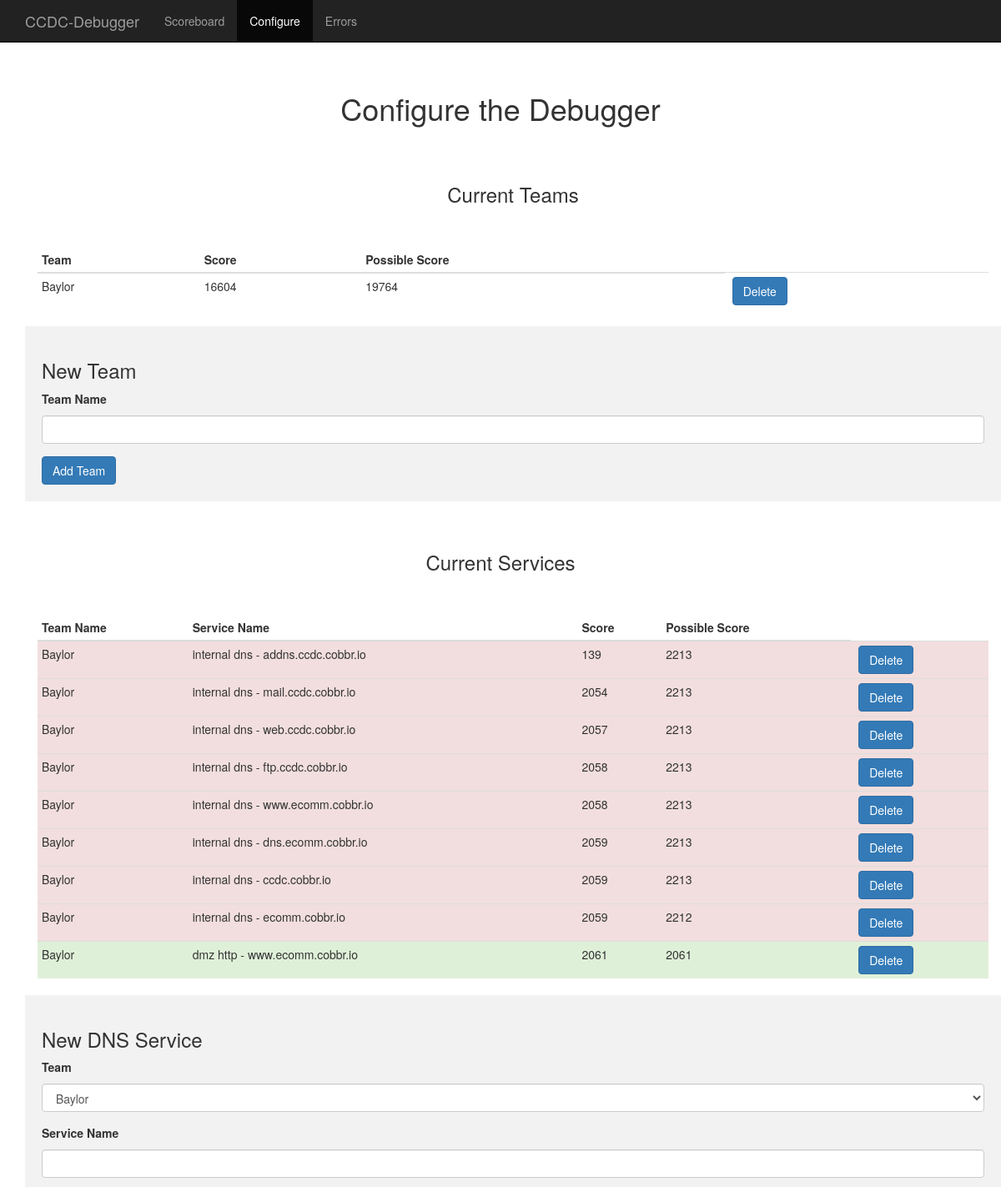
The app's page /configure (upper part), older data.
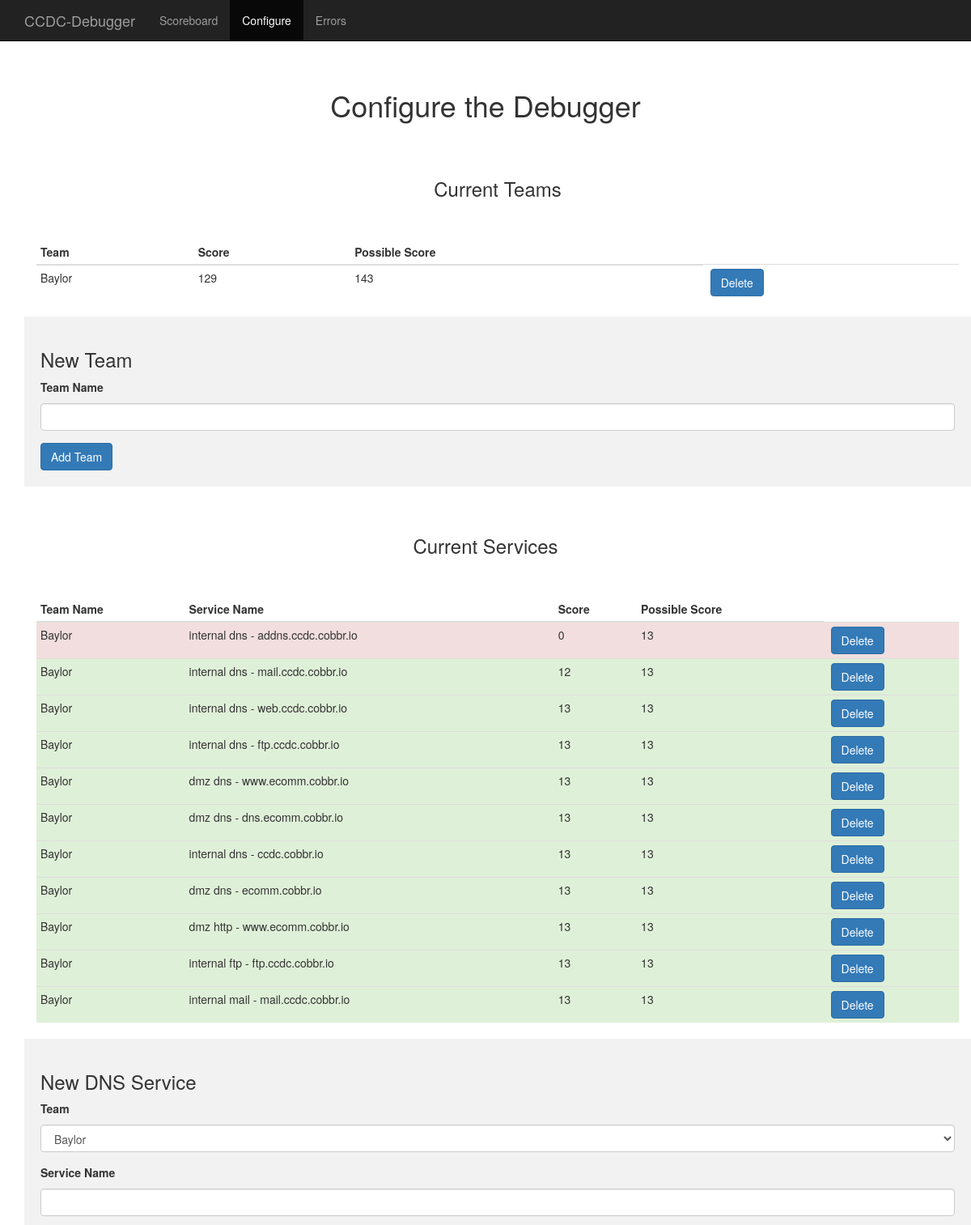
The same page, newer data.
### tables this page shows
CREATE TABLE team (
    team_id INTEGER PRIMARY KEY ASC,
    team_name TEXT NOT NULL
);

CREATE TABLE service (
    service_id INTEGER PRIMARY KEY ASC,
    service_type_id INTEGER NOT NULL,
    team_id INTEGER NOT NULL,
    service_name TEXT NOT NULL,
    service_connection TEXT NOT NULL,
    service_request TEXT NOT NULL,
    service_expected_result TEXT NOT NULL,
    service_active INTEGER NOT NULL DEFAULT 1,
    FOREIGN KEY (service_type_id) REFERENCES service_type(service_type_id),
    FOREIGN KEY (team_id) REFERENCES team(team_id)
);

### debugger.py (the view)
@app.route('/configure', methods=['GET'])
def configure():
    forms = {}
    forms['addTeamForm'] = AddTeamForm(request.form, csrf_enabled=False)
    choices = [(team['team_id'], team['team_name']) for team in execute_db_query('select team_id, team_name from team')]
    forms['addDNSServiceForm'] = AddDNSServiceForm(request.form, csrf_enabled=False)
    forms['addWebServiceForm'] = AddWebServiceForm(request.form, csrf_enabled=False)
    forms['addMailServiceForm'] = AddMailServiceForm(request.form, csrf_enabled=False)
    forms['addDNSServiceForm'].team_name.choices = choices
    forms['addWebServiceForm'].team_name.choices = choices
    forms['addMailServiceForm'].team_name.choices = choices
    return render_template('configure.html', forms=forms)

### debugger.py
class AddTeamForm(FlaskForm):
    team_name = StringField('Team Name', [validators.Length(min=1, max=50)])

class AddDNSServiceForm(FlaskForm):
    team_name = SelectField('Team', coerce=int)
    service_name = StringField('Service Name', [validators.Length(min=1, max=50)])
    service_connection = StringField('DNS Server IP', [validators.IPAddress()])
    service_request = StringField('DNS Lookup Hostname', [validators.Length(min=1, max=50)])
    service_expected_result = StringField('Expected IP Result', [validators.IPAddress()])

### debugger.py (called while the page is built)
def database_connect():
    try:
        conn = sqlite3.connect('./data/debugger.db')
        conn.row_factory = sqlite3.Row
        return conn
    except Exception as e:
        print "Error connecting to database. Must run 'flask setup' prior to running. Error message: " + str(e)
        sys.exit()

def execute_db_query(query, args=None):
    conn = database_connect()
    cur = conn.cursor()
    if(args):
        cur.execute(query, args)
    else:
        cur.execute(query)
    conn.commit()
    results = cur.fetchall()
    cur.close()
    conn.close()
    return results

### templates/configure.html (shortened to what the changed rows need)
{% from 'macros.html' import render_form %}
<!DOCTYPE html>
<html lang="en">
  <head>
    <link href="{{ url_for('static', filename='css/bootstrap.min.css') }}" rel="stylesheet">
    <link href="{{ url_for('static', filename='css/starter-template.css') }}" rel="stylesheet">
  </head>
  <body>
    <div class="starter-template">
      <h1>Configure the Debugger</h1>
      <div class="container">
        <div class="container">
          <table class="table table-condensed">
            <thead>
              <tr>
                <th>Team</th>
                <th>Score</th>
                <th>Possible Score</th>
              </tr>
            </thead>
            <tbody>
            {% for team in execute_db_query('select * from team') %}
              <tr>
                <td>{{ team['team_name'] }}</td>
                <td>{{ execute_db_query('select sum(poll_score) as s from poll join service ON (poll.service_id = service.service_id) join team ON (service.team_id = team.team_id) where team.team_id = ?', [team['team_id']])[0]['s']  }}</td>
                <td>{{ execute_db_query('select count(poll_score) as c from poll join service ON (poll.service_id = service.service_id) join team ON (service.team_id = team.team_id) where team.team_id = ?', [team['team_id']])[0]['c']  }}</td>
                <td><form method='POST' action='/team/remove' role='form'><input type="hidden" name="team_id" value={{ team['team_id'] }}> <input class='btn btn-primary' type='submit' value='Delete'></form></td>
              </tr>
            {% endfor %}
            </tbody>
          </table>
        </div>
        <div class='container rounded form-block'>
          {{ render_form(forms['addTeamForm'], action_url='/team/add', action_text='Add Team') }}
        </div>
        <div class="container">
          <table class="table table-condensed">
            <thead>
              <tr>
                <th>Team Name</th>
                <th>Service Name</th>
                <th>Score</th>
                <th>Possible Score</th>
              </tr>
            </thead>
            <tbody>
            {% for service in execute_db_query('select * from service where service_active=1') %}
              {% if execute_db_query('select poll_score from poll where service_id = ? ORDER BY poll_time DESC LIMIT 1', [service['service_id']])[0]['poll_score'] == 0 %}
                <tr class='danger'>
              {% else %}
                <tr class='success'>
              {% endif %}
                <td>{{ execute_db_query('select team_name from team where team_id = ?', [service['team_id']])[0]['team_name'] }}</td>
                <td>{{ service['service_name'] }}</td>
                <td>{{ execute_db_query('select sum(poll_score) as s from poll join service on (poll.service_id = service.service_id) where service.service_id = ?', [service['service_id']])[0]['s'] }}</td>
                <td>{{ execute_db_query('select count(poll_score) as c from poll join service on (poll.service_id = service.service_id) where service.service_id = ?', [service['service_id']])[0]['c'] }}</td>
                <td><form method='POST' action='/service/remove' role='form'><input type="hidden" name='service_id' value={{ service['service_id'] }}> <input class='btn btn-primary' type='submit' value='Delete'></form></td>
              </tr>
            {% endfor %}
            </tbody>
          </table>
        </div>
        <div class='container rounded form-block'>
          {{ render_form(forms['addDNSServiceForm'], action_url='/service/dns/add', action_text='Add DNS Service') }}
        </div><br><br>
        <br><br>
      </div>
    </div>
  </body>
</html>

Row changes from the older to the newer data that the page shows:
computed for team "Baylor": execute_db_query "16604" → "129"; execute_db_query "19764" → "143"
computed for service "internal dns - addns.ccdc.cobbr.io": execute_db_query "139" → "0"; execute_db_query "2213" → "13"
computed for service "internal dns - mail.ccdc.cobbr.io": execute_db_query "2054" → "12"; execute_db_query "2213" → "13"
computed for service "internal dns - web.ccdc.cobbr.io": execute_db_query "2057" → "13"; execute_db_query "2213" → "13"
computed for service "internal dns - ftp.ccdc.cobbr.io": execute_db_query "2058" → "13"; execute_db_query "2213" → "13"
changed service: service_name "internal dns - www.ecomm.cobbr.io" → "dmz dns - www.ecomm.cobbr.io"; execute_db_query "2058" → "13"; execute_db_query "2213" → "13"
changed service: service_name "internal dns - dns.ecomm.cobbr.io" → "dmz dns - dns.ecomm.cobbr.io"; execute_db_query "2059" → "13"; execute_db_query "2213" → "13"
computed for service "internal dns - ccdc.cobbr.io": execute_db_query "2059" → "13"; execute_db_query "2213" → "13"
changed service: service_name "internal dns - ecomm.cobbr.io" → "dmz dns - ecomm.cobbr.io"; execute_db_query "2059" → "13"; execute_db_query "2212" → "13"
computed for service "dmz http - www.ecomm.cobbr.io": execute_db_query "2061" → "13"
added service: team.team_name "Baylor", service_name "internal ftp - ftp.ccdc.cobbr.io", execute_db_query "13"
added service: team.team_name "Baylor", service_name "internal mail - mail.ccdc.cobbr.io", execute_db_query "13"
